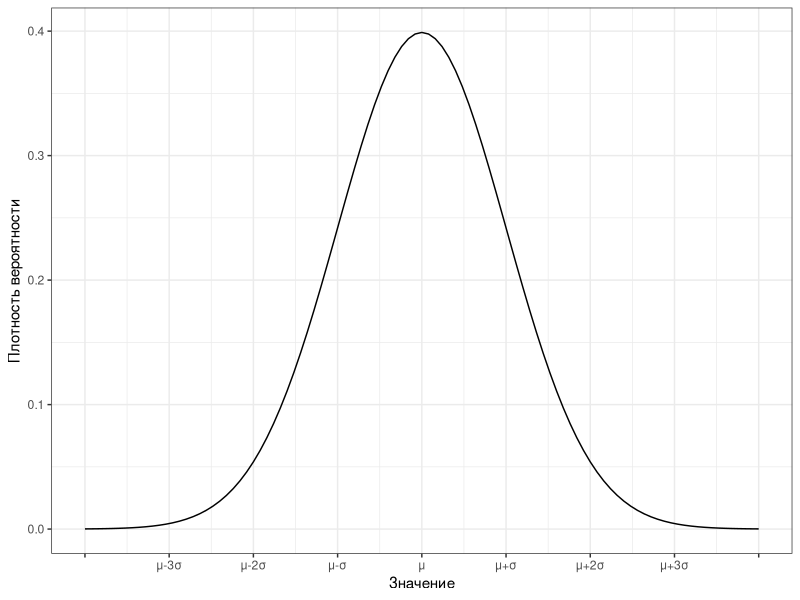
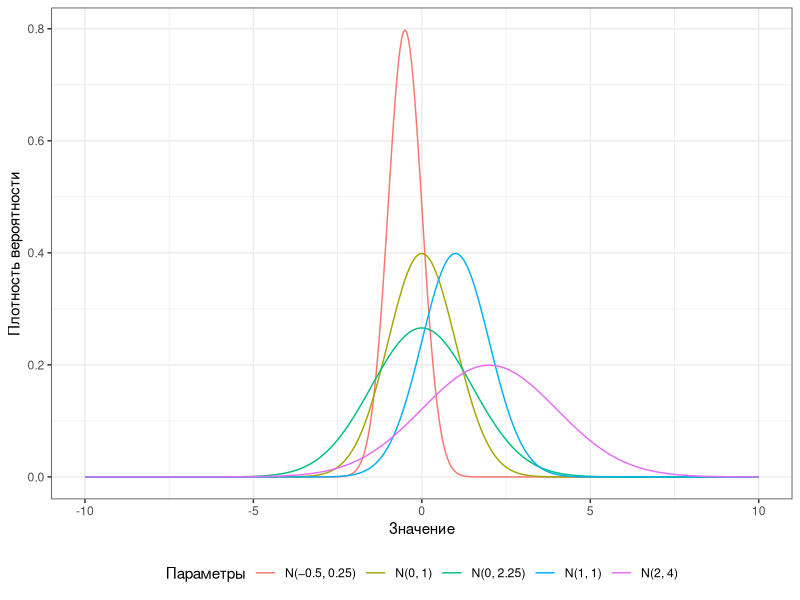
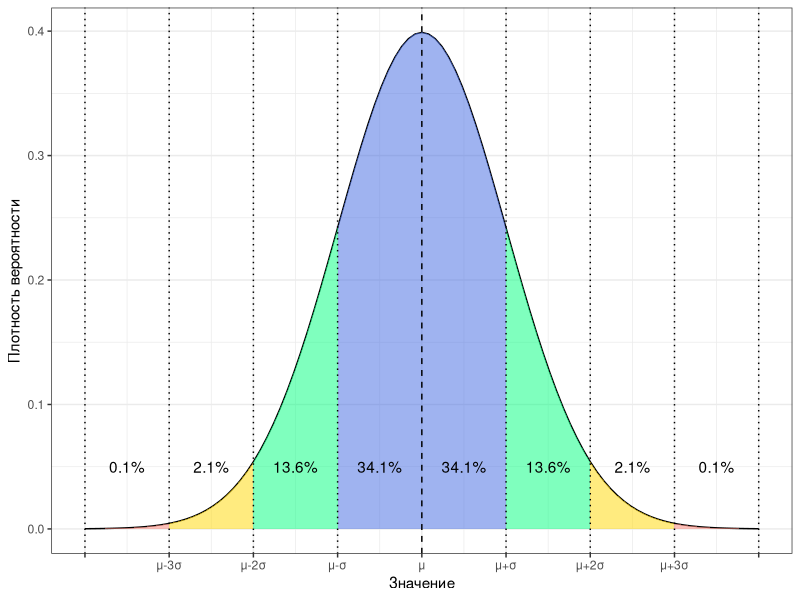
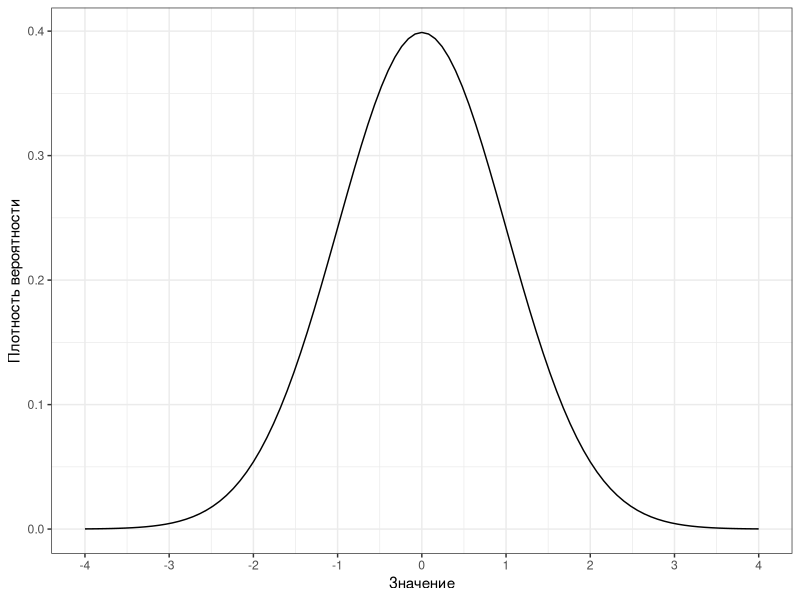
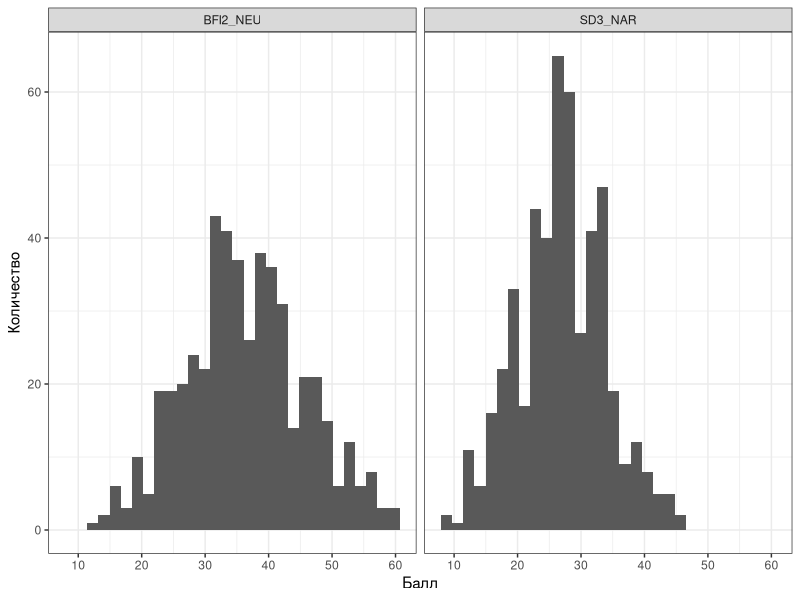
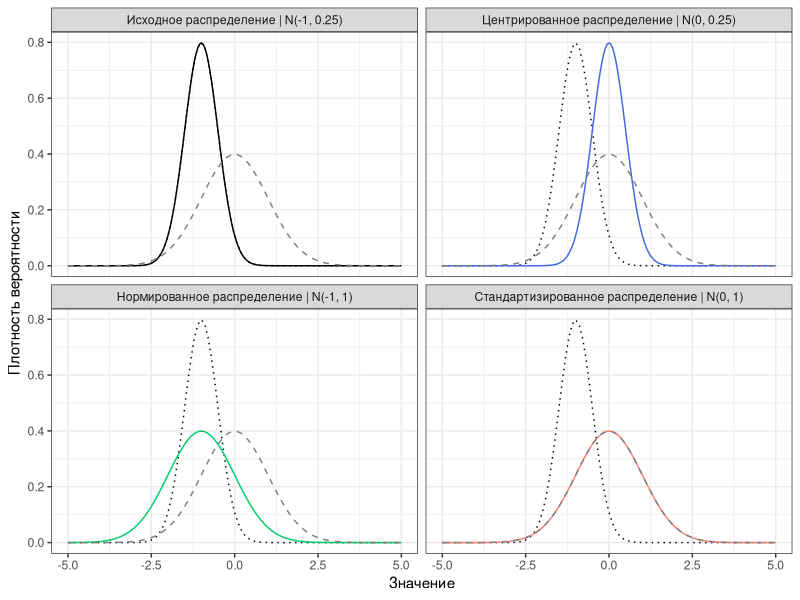

Here is the R script that generated these plots, in order:
## ---- chunk 1
knitr::opts_chunk$set(echo = FALSE, eval = TRUE, warning = FALSE, message = FALSE, error = FALSE)
## ---- chunk 2
library(tidyverse)
theme_set(theme_bw())
theme_update(legend.position = "bottom")
## ---- chunk 3
ggplot() +
  geom_function(fun = dnorm) +
  scale_x_continuous(breaks = -4:4,
                     limits = c(-4, 4),
                     labels = c("",
                                "μ-3σ",
                                "μ-2σ",
                                "μ-σ",
                                "μ",
                                "μ+σ",
                                "μ+2σ",
                                "μ+3σ",
                                "")) +
  labs(x = "Значение", y = "Плотность вероятности")
## ---- chunk 4
tibble(
  x = seq(-10, 10, .05),
  "N(0, 1)" = dnorm(x, mean = 0, sd = 1),
  "N(−0.5, 0.25)" = dnorm(x, mean = -.5, sd = .5),
  "N(0, 2.25)" = dnorm(x, mean = 0, sd = 1.5),
  "N(1, 1)" = dnorm(x, mean = 1, sd = 1),
  "N(2, 4)" = dnorm(x, mean = 2, sd = 2)
) %>% 
  pivot_longer(cols = -x) %>% 
ggplot(aes(x, value, color = name)) +
  geom_line() +
  labs(x = "Значение", y = "Плотность вероятности",
       color = "Параметры")
## ---- chunk 5
ggplot() +
  stat_function(fun = dnorm) +
  stat_function(fun = dnorm,
                geom = "area",
                xlim = c(-1, 1),
                alpha = .5, fill = "royalblue") +
  stat_function(fun = dnorm,
                geom = "area",
                xlim = c(-2, -1),
                alpha = .5, fill = "springgreen") +
  stat_function(fun = dnorm,
                geom = "area",
                xlim = c(1, 2),
                alpha = .5, fill = "springgreen") +
  stat_function(fun = dnorm,
                geom = "area",
                xlim = c(-3, -2),
                alpha = .5, fill = "gold") +
  stat_function(fun = dnorm,
                geom = "area",
                xlim = c(2, 3),
                alpha = .5, fill = "gold") +
  stat_function(fun = dnorm,
                geom = "area",
                xlim = c(-4, -3),
                alpha = .5, fill = "salmon") +
  stat_function(fun = dnorm,
                geom = "area",
                xlim = c(3, 4),
                alpha = .5, fill = "salmon") +
  geom_vline(xintercept = 0, linetype= "dashed") +
  geom_vline(xintercept = c(-4, -3, -2, -1, 1, 2, 3, 4), linetype= "dotted") +
  annotate(geom = "text", label = "0.1%", x = -3.5, y = .05) +
  annotate(geom = "text", label = "0.1%", x = 3.5, y = .05) +
  annotate(geom = "text", label = "2.1%", x = -2.5, y = .05) +
  annotate(geom = "text", label = "2.1%", x = 2.5, y = .05) +
  annotate(geom = "text", label = "13.6%", x = -1.5, y = .05) +
  annotate(geom = "text", label = "13.6%", x = 1.5, y = .05) +
  annotate(geom = "text", label = "34.1%", x = -.5, y = .05) +
  annotate(geom = "text", label = "34.1%", x = .5, y = .05) +
  scale_x_continuous(breaks = -4:4,
                     limits = c(-4, 4),
                     labels = c("",
                                "μ-3σ",
                                "μ-2σ",
                                "μ-σ",
                                "μ",
                                "μ+σ",
                                "μ+2σ",
                                "μ+3σ",
                                "")) +
  labs(x = "Значение", y = "Плотность вероятности")
## ---- chunk 6
ggplot() +
  geom_function(fun = dnorm) +
  scale_x_continuous(breaks = -4:4,
                     limits = c(-4, 4)) +
  labs(x = "Значение", y = "Плотность вероятности")
## ---- chunk 7
set.seed(123)
SD3_n <- 9
BFI2_n <- 12
tibble(id = 1:500,
       BFI2_NEU = rnorm(500, mean = 3*BFI2_n, sd = 10) %>% round(),
       SD3_NAR = rnorm(500, mean = 3*SD3_n, sd = 7) %>% round()
       ) %>% 
  filter(BFI2_NEU >= BFI2_n & BFI2_NEU <= BFI2_n*5,
         SD3_NAR >= SD3_n & SD3_NAR <= SD3_n*5) -> bfisd

bfisd %>% 
  pivot_longer(cols = -id) %>% 
  ggplot(aes(value)) +
  geom_histogram() +
  facet_wrap(~name) +
  scale_x_continuous(breaks = seq(10, 60, 10)) +
  labs(x = "Балл", y = "Количество")
## ---- chunk 8
tibble(
  x = seq(-5, 5, .05),
  "0_raw" = dnorm(x, mean = -1, sd = .5),
  "1_centred" = dnorm(x, mean = 0, sd = .5),
  "2_normed" = dnorm(x, mean = -1, sd = 1),
  "3_standed" = dnorm(x, mean = 0, sd = 1)
) %>% 
  pivot_longer(cols = -x) %>% 
ggplot(aes(x, value, color = name)) +
  geom_function(fun = dnorm, args = list(mean = -1, sd = .5),
                color = "black", linetype = "dotted") +
  geom_line() +
  facet_wrap(~name, ncol = 2,
             labeller = labeller(name = c("0_raw" = "Исходное распределение | N(-1, 0.25)",
                                   "1_centred" = "Центрированное распределение | N(0, 0.25)",
                                   "2_normed" = "Нормированное распределение | N(-1, 1)",
                                   "3_standed" = "Стандартизированное распределение | N(0, 1)"))) +
  geom_function(fun = dnorm, 
                color = "gray50", linetype = "dashed") +
  guides(color = "none") +
  scale_color_manual(values = c("0_raw" = "black",
                                "1_centred" = "royalblue",
                                "2_normed" = "springgreen3",
                                "3_standed" = "salmon")) +
  labs(x = "Значение", y = "Плотность вероятности")
